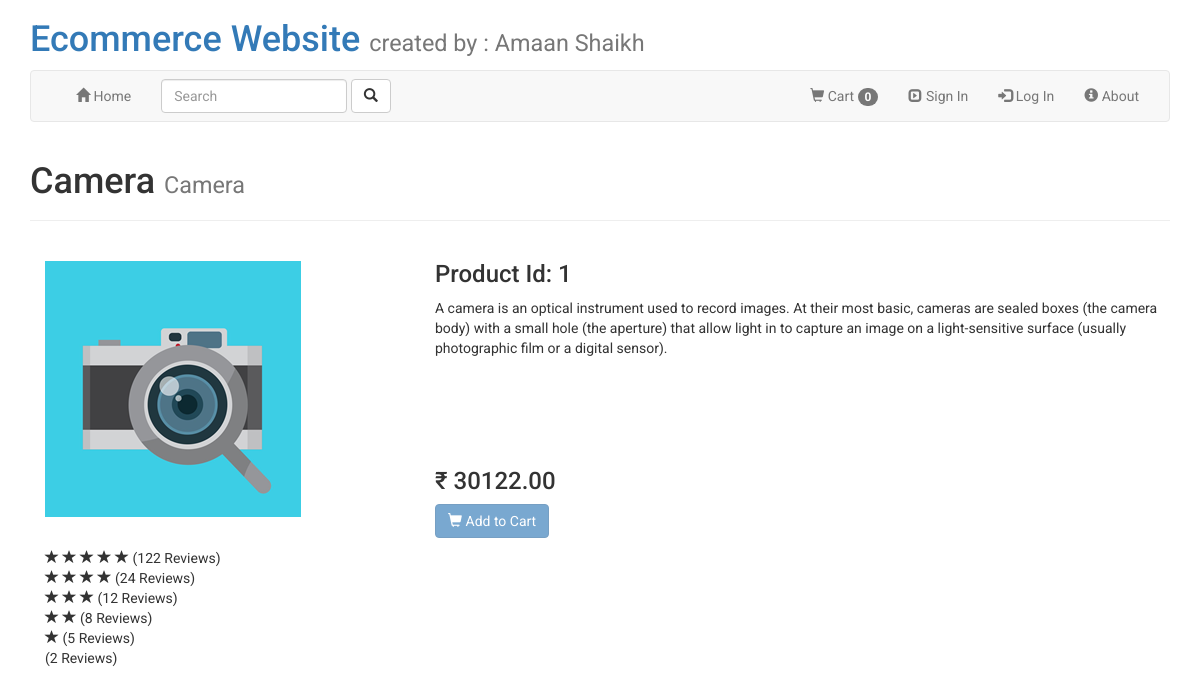
Page /product/1 on the committed database.
### product/models.py (models this page shows)
class Product(models.Model):
    name = models.CharField(max_length=120)
    image = models.ImageField(upload_to = 'pics')
    description = models.TextField(blank=False,null=False)
    price = models.DecimalField(decimal_places=2,max_digits= 1000)

### product/views.py (the view)
# urls.py: path('product/<int:id>',views.product_view,name ="product_view")
def product_view(request,id):
    data = Product.objects.get(id = id)
    a = ['','','']
    cdata = cart_data_add(request.user.id)
    return render(request,"product/show_product.html",{"data":data,"a": a,"cdata":cdata})

### product/views.py (called while the page is built)
def cart_data_add(cid):
    data = Cart.objects.filter(customer_id=cid,shipment=False)
    data = dict({"count":len(data)})
    return data

### templates/product/show_product.html
{%extends "../navbar.html"%}
{% block showproduct %}
<div class="page-header">
    <h1>{{data.name}} <small>{{data.name}} </small></h1>
  </div>
<div class="container">
    <div class="row">
        <div class="col-md-4" style="padding-top: 20px;">
            <img src="{{data.image.url}}" alt="...">
        </div>
        <div class="col-md-8">
            <h3>Product Id: {{data.id}}</h3>
            <div style="height: 150px;">
                {{data.description}}
            </div>
            <div>
                <h3>₹ {{data.price}}</h3>
            </div>
            <div>
                {% if user.is_authenticated %}
                        <p>
                            <a href="../cart/addtocart/{{data.id}}" class="btn btn-primary right" role="button"><span class="glyphicon glyphicon-shopping-cart"></span> Add to Cart </a>
                        </p>
                        {% else %}
                        <p>
                            <a class="btn btn-primary right" role="button" disabled = "disabled" data-toggle="tooltip" data-placement="top" title="Log In/Sign In please!"><span class="glyphicon glyphicon-shopping-cart"></span> Add to Cart </a>
                        </p>
                        {% endif %}
            </div>
        </div>
    </div>
    <div>
        <span class="glyphicon glyphicon-star"></span>
        <span class="glyphicon glyphicon-star"></span>
        <span class="glyphicon glyphicon-star"></span>
        <span class="glyphicon glyphicon-star"></span>
        <span class="glyphicon glyphicon-star"></span>
        (122 Reviews)
    </div>
    <div>
        <span class="glyphicon glyphicon-star"></span>
        <span class="glyphicon glyphicon-star"></span>
        <span class="glyphicon glyphicon-star"></span>
        <span class="glyphicon glyphicon-star"></span>
        (24 Reviews)
    </div>
    <div>
        <span class="glyphicon glyphicon-star"></span>
        <span class="glyphicon glyphicon-star"></span>
        <span class="glyphicon glyphicon-star"></span>
        (12 Reviews)
    </div>
    <div>
        <span class="glyphicon glyphicon-star"></span>
        <span class="glyphicon glyphicon-star"></span>
        (8 Reviews)
    </div>
    <div>
        <span class="glyphicon glyphicon-star"></span>
        (5 Reviews)
    </div>
    <div>
        (2 Reviews)
    </div>
</div>
{% endblock  %}

### templates/header.html (style rules this page uses)
body { font-family: 'Roboto', sans-serif; }

### rows in the picture
Product: name "Camera", image (picture), id "1", description "A camera is an optical instrument used to record images. At their most basic, cameras are sealed boxes (the camera body) with a small hole (the aperture) that allow light in to capture an image on a light-sensitive surface (usually photographic film or a digital sensor).", price "30122.00"
